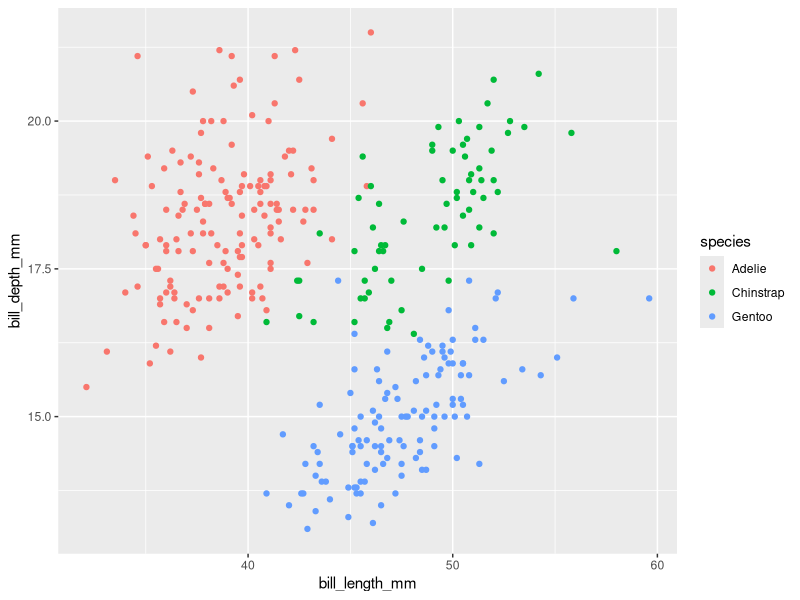

Here is the R script that generated this plot:
## ---- chunk 1
#| label: fig-penguins
#| fig-cap: A plot about penguins.
library(ggplot2)
ggplot(
  data = palmerpenguins::penguins |> na.omit(),
  aes(x = bill_length_mm, y = bill_depth_mm, color = species)
) + geom_point()
